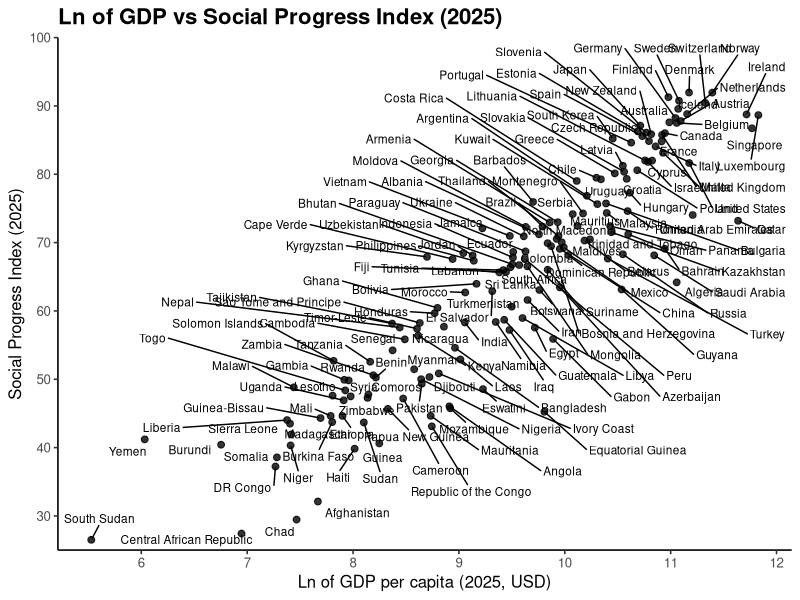
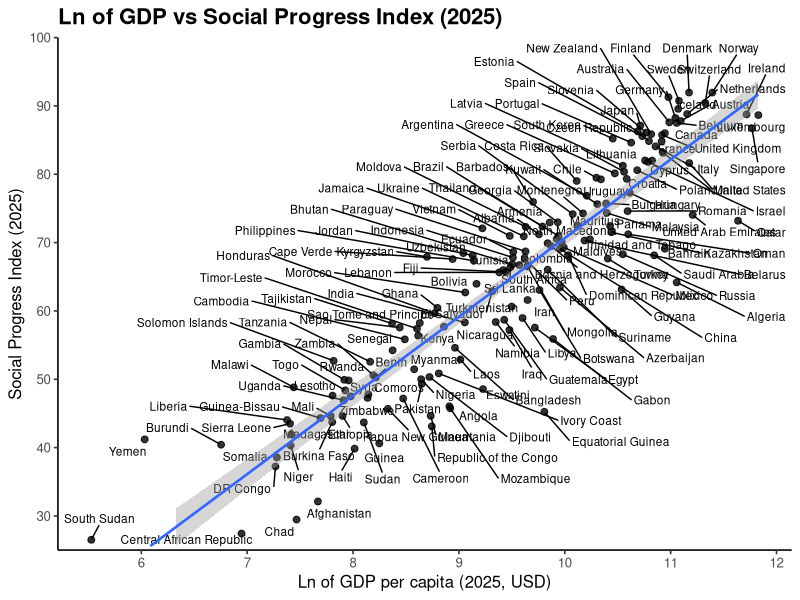
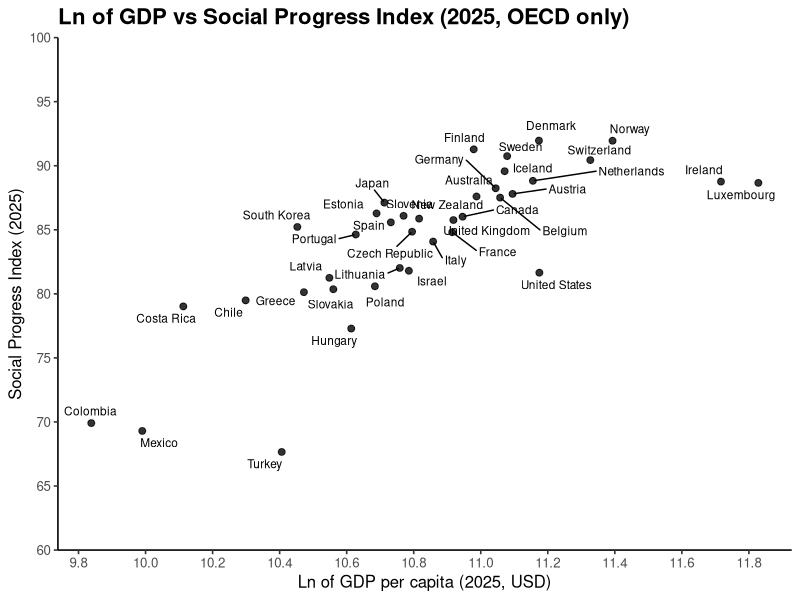
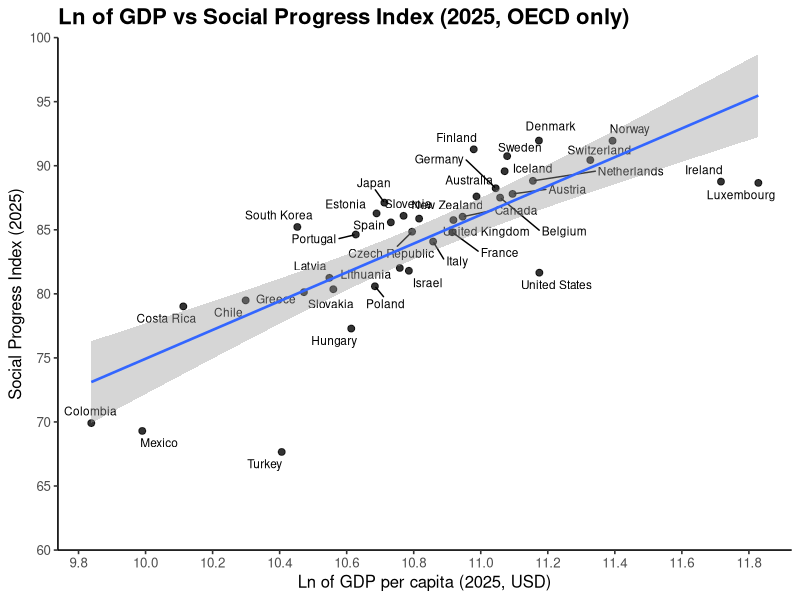

Recreate these plots in R, in order.
#1. White background, No grid line, OECD starts at 60, No equation, No $ for x-axis.

install.packages(c("tidyverse", "readxl", "ggrepel", "scales"))  
library(tidyverse)
library(readxl)
library(ggrepel)
library(scales)
library(dplyr)

setwd("/Users/fangxiaoling/Documents/Nathan Nunn RA/Book/SPI - graph and regression/")

# 1) Load data
df <- read_excel("data.xlsx") |>
  select(code, country, SPI_2025, GDPpc_USD_2025, logG_2025) |>
  rename(spi = SPI_2025, gdp = GDPpc_USD_2025, lgdp = logG_2025) |>
  mutate(
    gdp = as.numeric(gdp),
    lgdp = as.numeric(lgdp),
    spi = as.numeric(spi)
  ) |>
  filter(!is.na(country), !is.na(gdp), !is.na(spi))

y_breaks <- seq(0, 100, by = 10)

# 2) Scatter (Ln GDPpc vs SPI)
p_scatter <- ggplot(df, aes(x = lgdp, y = spi)) +
  geom_point(alpha = 0.8, size = 2) +
  geom_text_repel(aes(label = country), size = 3, max.overlaps = 60, box.padding = 0.3) +
  labs(
    title = "Ln of GDP vs Social Progress Index (2025)",
    x = "Ln of GDP per capita (2025, USD)",
    y = "Social Progress Index (2025)"
  ) +
  scale_x_continuous(breaks = pretty_breaks(8)) +
  scale_y_continuous(breaks = y_breaks, limits = c(25, 100), expand = c(0, 0)) + 
  theme_classic(base_size = 12) +
  theme(plot.title = element_text(face = "bold", size = 16))

ggsave("scatter_lgdp_spi_2025.png", p_scatter,
       width = 24, height = 18, dpi = 300, limitsize = FALSE)

# 3) Linear regression (all countries, no equation text)
p_with_lm <- p_scatter +
  geom_smooth(method = "lm", se = TRUE, linewidth = 0.9, fullrange = FALSE)

ggsave("scatter_lgdp_spi_2025_lm.png", p_with_lm,
       width = 24, height = 18, dpi = 300, limitsize = FALSE)

# 4) OECD only
oecd_countries <- c(
  "Australia","Austria","Belgium","Canada","Chile","Colombia","Costa Rica",
  "Czech Republic","Denmark","Estonia","Finland","France","Germany","Greece",
  "Hungary","Iceland","Ireland","Israel","Italy","Japan","South Korea",
  "Latvia","Lithuania","Luxembourg","Mexico","Netherlands","New Zealand",
  "Norway","Poland","Portugal","Slovakia","Slovenia","Spain","Sweden",
  "Switzerland","Turkey","United Kingdom","United States"
)

df_oecd <- df %>%
  filter(country %in% oecd_countries)

# 5) Scatter OECD only
p_scatter <- ggplot(df_oecd, aes(x = lgdp, y = spi)) +
  geom_point(alpha = 0.8, size = 2) +
  geom_text_repel(aes(label = country), size = 3, max.overlaps = 60, box.padding = 0.3) +
  labs(
    title = "Ln of GDP vs Social Progress Index (2025, OECD only)",
    x = "Ln of GDP per capita (2025, USD)",
    y = "Social Progress Index (2025)"
  ) +
  scale_x_continuous(breaks = pretty_breaks(8)) +
  scale_y_continuous(breaks = seq(60, 100, by = 5),
                     limits = c(60, 100),
                     expand = c(0, 0)) +
  theme_classic(base_size = 12) +
  theme(plot.title = element_text(face = "bold", size = 16))

ggsave("scatter_lgdp_spi_2025_oecd.png", p_scatter,
       width = 24, height = 18, dpi = 300, limitsize = FALSE)

# 6) Linear regression (OECD only, no equation text)
p_with_lm <- p_scatter +
  geom_smooth(method = "lm", se = TRUE, linewidth = 0.9, fullrange = FALSE)

ggsave("scatter_lgdp_spi_2025_oecd_lm.png", p_with_lm,
       width = 24, height = 18, dpi = 300, limitsize = FALSE)
